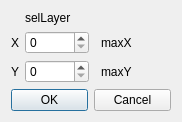
<?xml version="1.0" encoding="UTF-8"?>
<ui version="4.0">
 <class>GoToPos</class>
 <widget class="QWidget" name="GoToPos">
  <property name="geometry">
   <rect>
    <x>0</x>
    <y>0</y>
    <width>180</width>
    <height>120</height>
   </rect>
  </property>
  <property name="sizePolicy">
   <sizepolicy hsizetype="Fixed" vsizetype="Fixed">
    <horstretch>0</horstretch>
    <verstretch>0</verstretch>
   </sizepolicy>
  </property>
  <property name="maximumSize">
   <size>
    <width>180</width>
    <height>120</height>
   </size>
  </property>
  <property name="windowTitle">
   <string>Form</string>
  </property>
  <layout class="QGridLayout" name="gridLayout">
   <item row="2" column="0">
    <widget class="QLabel" name="xText">
     <property name="sizePolicy">
      <sizepolicy hsizetype="Maximum" vsizetype="Preferred">
       <horstretch>0</horstretch>
       <verstretch>0</verstretch>
      </sizepolicy>
     </property>
     <property name="maximumSize">
      <size>
       <width>16</width>
       <height>16777215</height>
      </size>
     </property>
     <property name="text">
      <string>X</string>
     </property>
    </widget>
   </item>
   <item row="2" column="1" colspan="2">
    <widget class="QSpinBox" name="goToX">
     <property name="sizePolicy">
      <sizepolicy hsizetype="Maximum" vsizetype="Fixed">
       <horstretch>0</horstretch>
       <verstretch>0</verstretch>
      </sizepolicy>
     </property>
     <property name="maximumSize">
      <size>
       <width>64</width>
       <height>16777215</height>
      </size>
     </property>
     <property name="maximum">
      <number>4096</number>
     </property>
    </widget>
   </item>
   <item row="3" column="0">
    <widget class="QLabel" name="yText">
     <property name="sizePolicy">
      <sizepolicy hsizetype="Maximum" vsizetype="Preferred">
       <horstretch>0</horstretch>
       <verstretch>0</verstretch>
      </sizepolicy>
     </property>
     <property name="text">
      <string>Y</string>
     </property>
    </widget>
   </item>
   <item row="3" column="3" colspan="2">
    <widget class="QLabel" name="maxY">
     <property name="sizePolicy">
      <sizepolicy hsizetype="Maximum" vsizetype="Preferred">
       <horstretch>0</horstretch>
       <verstretch>0</verstretch>
      </sizepolicy>
     </property>
     <property name="maximumSize">
      <size>
       <width>64</width>
       <height>16777215</height>
      </size>
     </property>
     <property name="text">
      <string>maxY</string>
     </property>
    </widget>
   </item>
   <item row="2" column="3" colspan="2">
    <widget class="QLabel" name="maxX">
     <property name="sizePolicy">
      <sizepolicy hsizetype="Maximum" vsizetype="Preferred">
       <horstretch>0</horstretch>
       <verstretch>0</verstretch>
      </sizepolicy>
     </property>
     <property name="maximumSize">
      <size>
       <width>64</width>
       <height>16777215</height>
      </size>
     </property>
     <property name="text">
      <string>maxX</string>
     </property>
    </widget>
   </item>
   <item row="1" column="1" colspan="3">
    <widget class="QLabel" name="selLayer">
     <property name="sizePolicy">
      <sizepolicy hsizetype="Maximum" vsizetype="Preferred">
       <horstretch>0</horstretch>
       <verstretch>0</verstretch>
      </sizepolicy>
     </property>
     <property name="text">
      <string>selLayer</string>
     </property>
    </widget>
   </item>
   <item row="3" column="1" colspan="2">
    <widget class="QSpinBox" name="goToY">
     <property name="sizePolicy">
      <sizepolicy hsizetype="Maximum" vsizetype="Fixed">
       <horstretch>0</horstretch>
       <verstretch>0</verstretch>
      </sizepolicy>
     </property>
     <property name="maximumSize">
      <size>
       <width>64</width>
       <height>16777215</height>
      </size>
     </property>
     <property name="maximum">
      <number>4096</number>
     </property>
    </widget>
   </item>
   <item row="5" column="0" colspan="5">
    <widget class="QDialogButtonBox" name="goToButton">
     <property name="sizePolicy">
      <sizepolicy hsizetype="Maximum" vsizetype="Fixed">
       <horstretch>0</horstretch>
       <verstretch>0</verstretch>
      </sizepolicy>
     </property>
     <property name="maximumSize">
      <size>
       <width>160</width>
       <height>16777215</height>
      </size>
     </property>
     <property name="orientation">
      <enum>Qt::Horizontal</enum>
     </property>
     <property name="standardButtons">
      <set>QDialogButtonBox::Cancel|QDialogButtonBox::Ok</set>
     </property>
    </widget>
   </item>
  </layout>
 </widget>
 <resources/>
 <connections/>
</ui>
